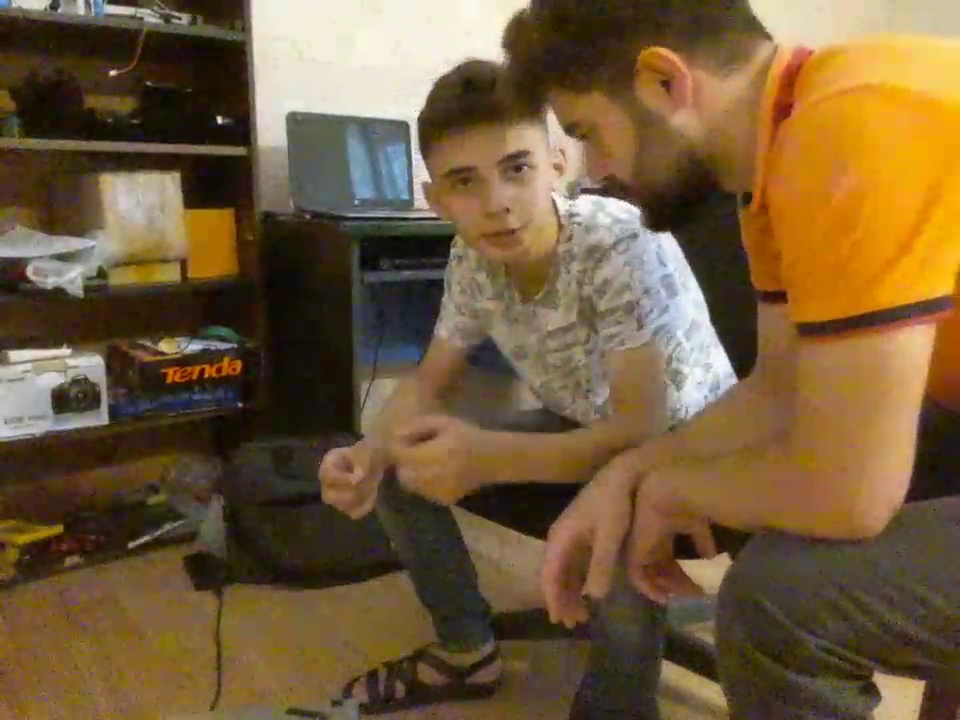
#> input picture dersler/Frame-1628165048.255717.jpg, 960 x 720 px
$ python ders9-face_detection.py --image Frame-1628165048.255717.jpg
#> lines starting #> are read from the running program, lines starting #| are printed output that depends on the picture
import argparse
import imutils
import cv2
# construct the argument parser and parse the arguments
ap = argparse.ArgumentParser()
ap.add_argument("-i", "--image", type=str, required=True,
	help="path to input image")
ap.add_argument("-c", "--cascade", type=str,
	default="haarcascade_frontalface_default.xml",
	help="path to haar cascade face detector")
args = vars(ap.parse_args())

print("[INFO] loading face detector...")
detector = cv2.CascadeClassifier(args["cascade"])

image = cv2.imread(args["image"])
#> image is the input picture: shape (720, 960, 3); mean B, G, R 58.6, 90.7, 114.3
image = imutils.resize(image, width=500)
#> image: shape (375, 500, 3)
gray = cv2.cvtColor(image, cv2.COLOR_BGR2GRAY)
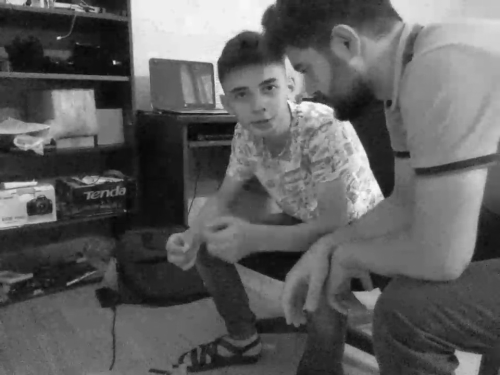
#> gray: shape (375, 500); min 4, max 249, mean 94.1

print("[INFO] performing face detection...")
rects = detector.detectMultiScale(gray, scaleFactor=1.05,
	minNeighbors=5, minSize=(30, 30),
	flags=cv2.CASCADE_SCALE_IMAGE)
#> rects = [[215, 60, 81, 81]]
print("[INFO] {} faces detected...".format(len(rects)))
#> (printed output is left out)

for (x, y, w, h) in rects:
	cv2.rectangle(image, (x, y), (x + w, y + h), (0, 255, 0), 2)
#> this loop made 1 pass
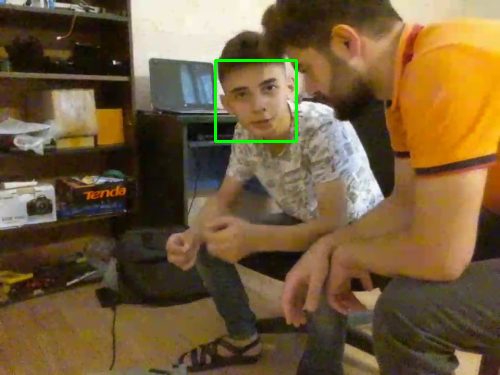
#> image: shape (375, 500, 3); mean B, G, R 58.1, 91.4, 113.6

cv2.imshow("Image", image)
cv2.imwrite('a1.jpg',image)
cv2.waitKey(0)

$ run again, on dersler/Frame-1628165051.011212.jpg
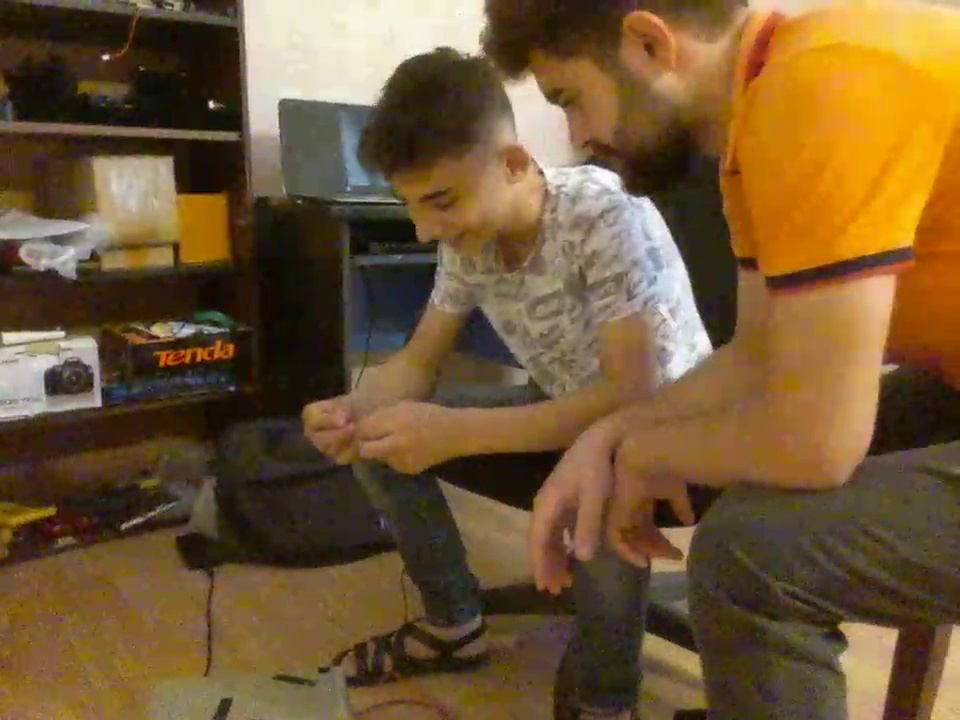
#> input picture dersler/Frame-1628165051.011212.jpg, 960 x 720 px
#> image is the input picture: shape (720, 960, 3); mean B, G, R 52.7, 87, 113.2
#> image: shape (375, 500, 3)
#> `gray = cv2.cvtColor(image, cv2.COLOR_BGR2GRAY)`:
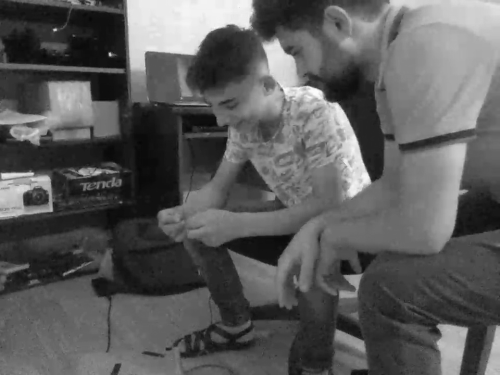
#> gray: shape (375, 500); min 6, max 252, mean 90.9
#> rects = ()
#> (printed output is left out)
